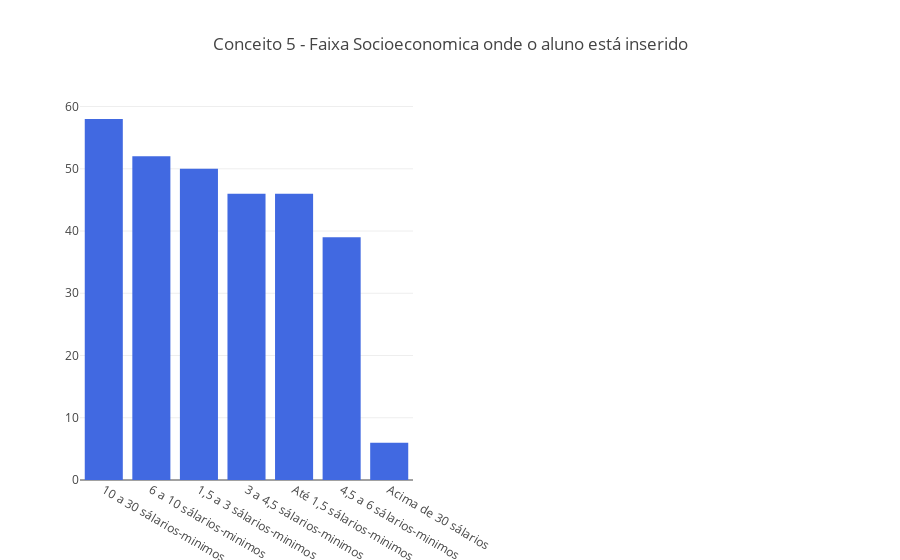

The notebook cell saved with this chart:
### Markdown cell above
#### Conclusão:
**Conceito 3 e 4 ->** Não possuem caracteristicas tão parecidas. Já que os dados estão distribuidos entre cada faixa de caracteristicas socioeconomicas numa quantidade bem similar.

### Code cell
fig2['layout'].update(title='Conceito 5 - Faixa Socioeconomica onde o aluno está inserido')
iplot(fig2)

### Figure 1 — Plotly figure (JSON) as saved in the notebook; plotly's stock layout.template omitted (floating-point values rounded to 4 significant figures)
{"data": [{"marker": {"color": "#4169E1"}, "name": "Conceito 5 - ENADE", "type": "bar", "uid": "0dc7e4b6-72cb-4095-84c3-1a3eca8481c2", "x": ["10 a 30 sálarios-minimos", "6 a 10 sálarios-minimos", "1,5 a 3 sálarios-minimos", "3 a 4,5 sálarios-minimos", "Até 1,5 sálarios-minimos", "4,5 a 6 sálarios-minimos", "Acima de 30 sálarios"], "xaxis": "x", "y": [58, 52, 50, 46, 46, 39, 6], "yaxis": "y"}], "layout": {"title": {"text": "Conceito 5 - Faixa Socioeconomica onde o aluno está inserido"}, "xaxis": {"anchor": "y", "domain": [0, 0.45]}, "xaxis2": {"anchor": "free", "domain": [0.55, 1], "position": 0}, "yaxis": {"anchor": "x", "domain": [0, 1]}}}
